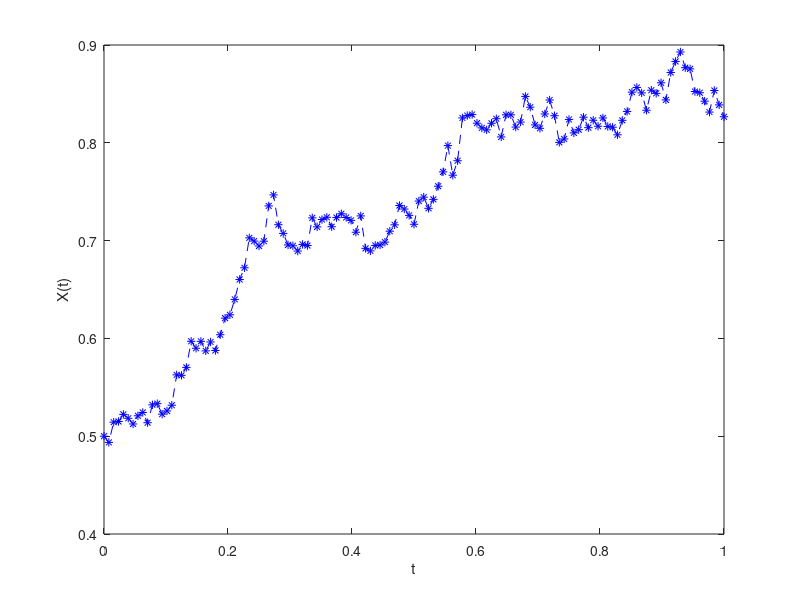

The MATLAB source for this figure:
%SDE_ML  Milstein method for nonlinear SDE
%
% dX = r*X*(K-X) dt + beta*X dW,   
% X(0) = X0,
% with r = 2, K= 1, beta = 1 and X0 = 0.5.
%
% Brownian path discretized over [0,1] with dt = 2^(-8).
% Milstein uses timestep = R*dt.
%
randn('state',100)
r = 2; K = 1; beta = 0.25; X0 = 0.5;   % parameters
T = 1; N = 2^(8); dt = T/N;         
dW = sqrt(dt)*randn(1,N);         % Brownian increments 
R = 2; Dt = R*dt; J = N/R;        % J steps of ML with Dt = R*dt
Xml = zeros(1,J);                 % preallocation for efficiency
Xtemp = X0;
for j = 1:J
   Winc   = sum(dW(R*(j-1)+1:R*j)); 
   Xtemp  = Xtemp + Dt*r*Xtemp.*(K-Xtemp) + beta*Xtemp.*Winc ...
            + 0.5*beta^2*Xtemp.*(Winc.^2 - Dt);
   Xml(j) = Xtemp;
end
% Plot solution
plot([0:Dt:T],[X0,Xml],'b--*')
xlabel('t'); ylabel('X(t)')